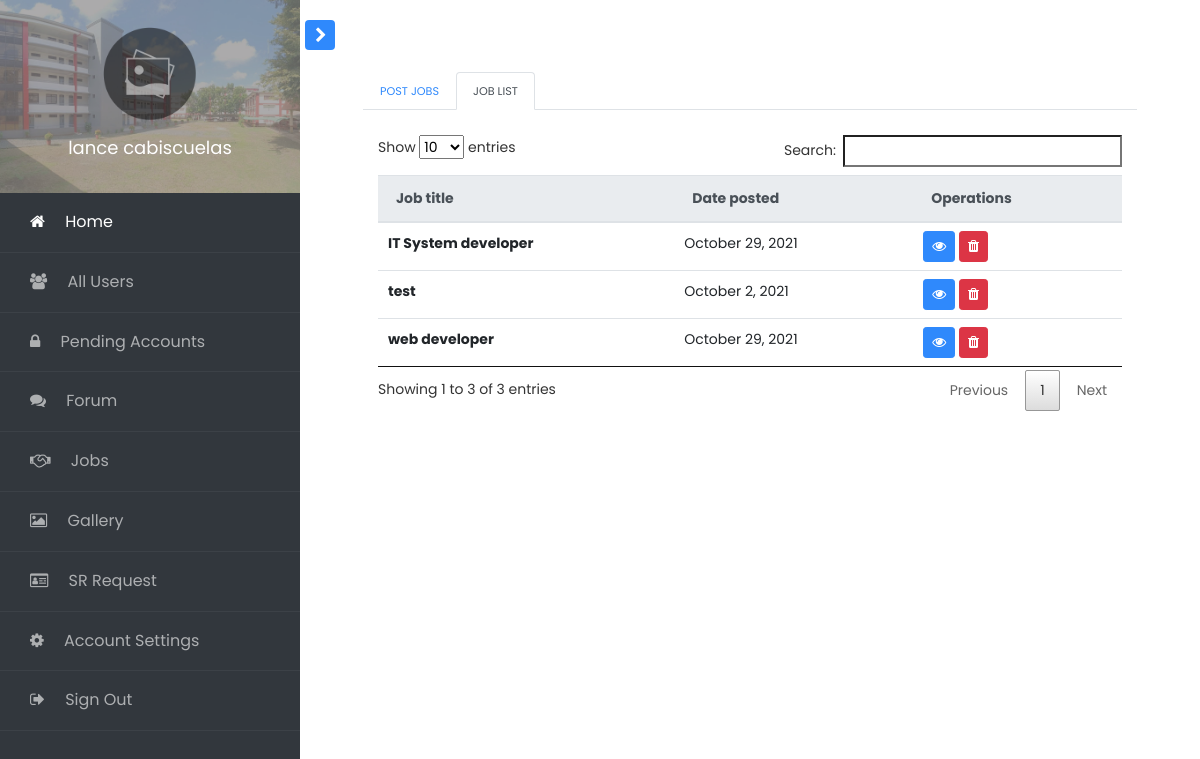
Screenshot of /access/admin/index.php?page=jobs (signed in) with the database file from the repository.
### tables this page shows
CREATE TABLE `user_information` (
  `id` int(11) NOT NULL,
  `name` varchar(40) NOT NULL,
  `lastname` varchar(50) NOT NULL,
  `middle_name` varchar(50) NOT NULL,
  `email_address` varchar(100) NOT NULL,
  `department` varchar(50) NOT NULL,
  `mobile_number` varchar(40) NOT NULL,
  `course` varchar(100) NOT NULL,
  `sr_code` varchar(50) NOT NULL,
  `account_password` varchar(100) NOT NULL,
  `account_status` varchar(40) NOT NULL,
  `employment_status` varchar(40) NOT NULL,
  `profile_pic` varchar(100) NOT NULL,
  `date_register` varchar(40) NOT NULL
);

CREATE TABLE `jobs` (
  `id` int(11) NOT NULL,
  `title` varchar(100) NOT NULL,
  `company` varchar(100) NOT NULL,
  `description` varchar(300) NOT NULL,
  `salary` varchar(50) NOT NULL,
  `admin_id` varchar(50) NOT NULL,
  `date_posted` varchar(50) NOT NULL
);

### methods/mysqliConnection.php (called while the page is built, shortened)
<?php
class Database{
	public function __construct(){
		$this->conn = mysqli_connect("localhost", "root", "", "bsu_alumni");
	}
}
?>

### methods/PDOConnection.php (called while the page is built, shortened)
<?php
class Connect{
    public $host = "localhost";
    public $user = "root";
    public $password = "";
    public $dbname = "bsu_alumni";
	public function __construct(){
        $dsn = "mysql:host=$this->host;dbname=$this->dbname;";
        $this->connection = new PDO($dsn, $this->user, $this->password);
	}
}
?>

### methods/globalmethods.php (called while the page is built, shortened)
<?php
include 'PDOConnection.php';
class DataOperation extends Connect{
	function getFullname($id) {
		$sql = "SELECT * FROM user_information where id = $id";
		$query = $this->connection->query($sql);
		$row = $query->fetch();
		return $row->name. " " .$row->lastname;
	}
}
?>

### access/admin/pages/jobs.php (the view, shortened to what this page needs)
<section class="container py-4">
    <div class="row">
        <div class="col-md-12">
            <ul id="tabs" class="nav nav-tabs">
                <li class="nav-item"><a href="" data-target="#home1" data-toggle="tab" class="nav-link small text-uppercase">Post jobs</a></li>
                <li class="nav-item"><a href="" data-target="#profile1" data-toggle="tab" class="nav-link small text-uppercase active">Job list</a></li>
            </ul>
            <br>
            <div id="tabsContent" class="tab-content">
                <div id="profile1" class="tab-pane fade active show">
                <?php
                $sql = $database->conn->query("SELECT * FROM jobs");
                ?>
                <div class="container-fluid">
                <table class="table" id="job_table">
                <thead class="thead-light">
                    <tr>
                    <th scope="col">Job title</th>
                    <th scope="col">Date posted</th>
                    <th scope="col">Operations</th>
                    </tr>
                </thead>
                <tbody>
                    <?php while($row = $sql->fetch_array()): ?>
                        <tr>
                        <th scope="row" id="<?php echo "job_".$row['id']; ?>"><?php echo $row["title"]; ?></th>
                        <td><?php echo $row["date_posted"]; ?></td>
                        <td>
                            <button class="btn btn-primary btn-sm" onclick="open_job_information_modal(<?php echo $row['id']; ?>)"><i class="fa fa-eye" aria-hidden="true"></i></button>
                            <button class="btn btn-danger btn-sm" onclick="delete_job(<?php echo $row['id']; ?>)"><i class="fa fa-trash" aria-hidden="true"></i></button>
                        </td>
                        </tr>
                    <?php endwhile; ?>
                </tbody>
                </table>
                </div>
                </div>
            </div>
        </div>
    </div>
</section>
</div>

### access/admin/index.php (shortened to what this page needs)
<?php
include "./../../methods/globalmethods.php";
include "./../../methods/mysqliConnection.php";
$meth = new DataOperation;
$database = new Database;
$query = 'SELECT profile_pic FROM user_information WHERE id = '.$_SESSION['id'] .'';
$stmt = $database->conn->query($query);
$profile_pic = $stmt->fetch_assoc();
?>
<!doctype html>
<html lang="en">
  <head>
		<link rel="stylesheet" href="https://stackpath.bootstrapcdn.com/font-awesome/4.7.0/css/font-awesome.min.css">
		<link rel="stylesheet" href="css/style.css">
    <link rel="stylesheet" href="./../../plugins/datatables/datatables.min.css">
    <link rel="stylesheet" href="css/admin.css">
  </head>
  <body>
		<div class="wrapper d-flex align-items-stretch">
			<nav id="sidebar">
				<div class="custom-menu">
					<button type="button" id="sidebarCollapse" class="btn btn-primary">
	        </button>
        </div>
	  		<div class="img bg-wrap text-center py-4" style="background-image: url(images/bg4-1.jpg);">
	  			<div class="user-logo">
	  				<div class="img" style="background-image: url(<?php echo($profile_pic['profile_pic'] == '') ?  './profile_pic/default.png' : './profile_pic/'.$profile_pic['profile_pic']; ?>);"></div>
	  				<h3><?php echo $meth->getFullname($_SESSION["id"]); ?></h3>
	  			</div>
	  		</div>
        <ul class="list-unstyled components mb-5">
          <li class="active">
            <a href="./"><span class="fa fa-home mr-3"></span> Home</a>
          </li>
          <li>
            <a href="index.php?page=allusers"><span class="fa fa-users mr-3"></span> All Users</a>
          </li>
          <li>
            <a href="index.php?page=pendingusers"><span class="fa fa-lock mr-3"></span> Pending Accounts</a>
          </li>
          <li>
            <a href="index.php?page=forum"><span class="fa fa-comments mr-3"></span> Forum</a>
          </li>
          <li>
            <a href="index.php?page=jobs"><span class="fa fa-handshake-o mr-3"></span> Jobs</a>
          </li>
          <li>
            <a href="index.php?page=gallery"><span class="fa fa-picture-o mr-3"></span> Gallery</a>
          </li>
          <li>
            <a href="index.php?page=srrequest"><span class="fa fa-id-card-o mr-3"></span> SR Request</a>
          </li>
          <li>
            <a href="index.php?page=settings"><span class="fa fa-cog mr-3"></span> Account Settings</a>
          </li>
          <li>
            <a href="./../../methods/logout.php"><span class="fa fa-sign-out mr-3"></span> Sign Out</a>
          </li>
        </ul>
    	</nav>
      <div id="content" class="p-4 p-md-5 pt-5">
        <?php
        if (isset($_GET['page'])) {
            $page = $_GET['page'];
            $display = "pages/".$page.'.php';
            include($display);
        }else{
            $page = 'home';
            $display = "pages/".$page.'.php';
            include($display);
        }
      ?>
      </div>
  </body>
</html>

### rows the page displays
user_information: $meth->getFullname($_SESSION["id"]) "lance cabiscuelas"
jobs: title "test", date_posted "October 2, 2021"
jobs: title "web developer", date_posted "October 29, 2021"
jobs: title "IT System developer", date_posted "October 29, 2021"
